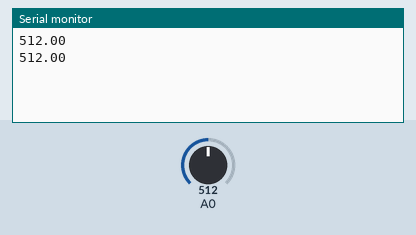
Bench run of a sketch on a simulated Arduino Uno, built with avr-gcc and run on an emulated ATmega328P. On the bench: the last lines printed to the serial monitor. The test bench sets the inputs (shaded band); at power-on: A0 = 512.

Above: at 1.8 s.
1.9 s: A0 set to 716
At 2.8 s:
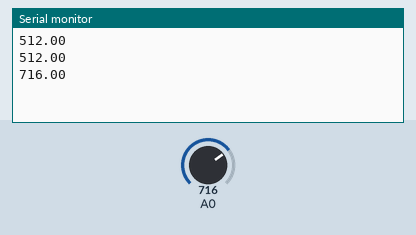
3.4 s: A0 set to 900
At 4.6 s:
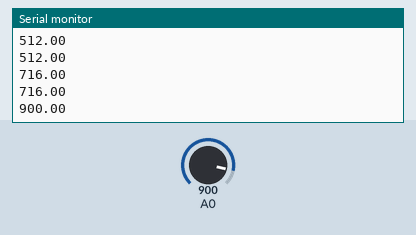
Timing chart, 0 to 6.4 s (numbered marks = the images above; inputs shaded):
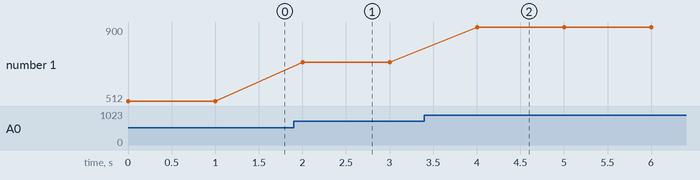

Measured:
- after the input at 1.9 s, the serial monitor: prints a new line after 0.10 s (image 1)
- after the input at 3.4 s, the serial monitor: prints a new line after 0.60 s (image 2)
- plotted number 1: 512 → 716 after the input at 1.9 s, 716 → 900 after the input at 3.4 s

The sketch:

read_moisture.ino
```cpp
float val = 0;

void setup() {
  // put your setup code here, to run once:
  Serial.begin(38400);
}

void loop() {
  val = analogRead(A0);
  Serial.println(val);
  delay(1000);
}
```
